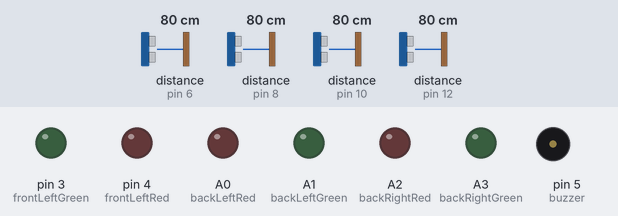
A sketch run on a simulated Arduino Uno, built for the host (arithmetic inside an expression is 32-bit, double 64-bit). Parts: output pins drawn as LEDs (lit = HIGH), buzzer (waves = sounding). Wiring (from diagram.json): 4 × ultrasonic range finder: trigger pin 13, echo pin 12 / trigger pin 11, echo pin 10 / trigger pin 9, echo pin 8 / trigger pin 7, echo pin 6. Inputs (shaded band) come from the test bench; at power-on: distance to the obstacle (sensors on pin 6, pin 8, pin 10, pin 12) 80 cm. The echo pulse lasts 58.3 µs per cm; pins used as bus, display or sensor lines are not drawn; what the sketch prints to the serial monitor is not drawn.

Above: at 5.0 s.
5.1 s: distance to the obstacle (sensor on pin 6) set to 53 cm
10.4 s: distance to the obstacle (sensor on pin 6) set to 46 cm
18.6 s: distance to the obstacle (sensor on pin 8) set to 2 cm
25.3 s: distance to the obstacle (sensor on pin 10) set to 2 cm
30.6 s: distance to the obstacle (sensor on pin 12) set to 54 cm
At 35.8 s:
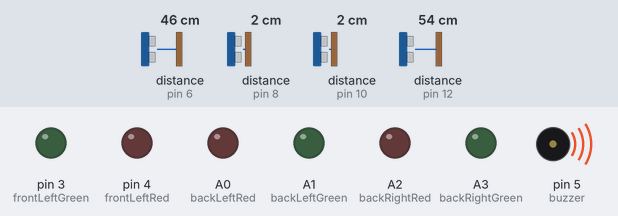
35.9 s: distance to the obstacle (sensor on pin 12) set to 46 cm
At 36.9 s:
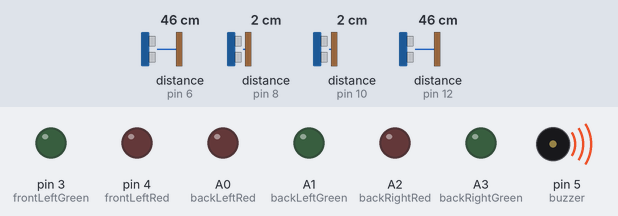
Timing chart, 0 to 38.9 s (numbered marks = the images above; inputs shaded):
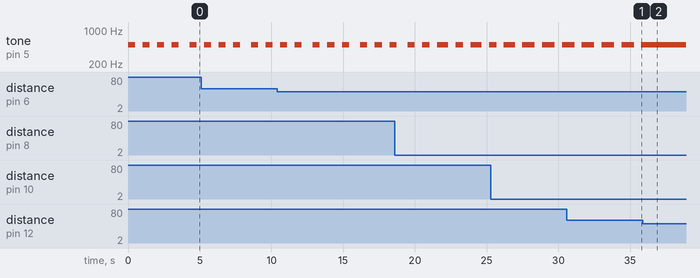

The sketch:

sketch.ino
```cpp
int frontLeftEcho = 12;
int frontLeftTriger = 13;
int backLeftEcho = 10;
int backLeftTriger = 11;
int backRightTriger = 9;
int backRightEcho = 8;
int frontRightTriger = 7;
int frontRightEcho = 6;

int buzzer = 5;

int frontLeftRed = 4;
int frontLeftGreen = 3;
int frontRightRed = 1;
int frontRightGreen = 2;
int backLeftRed = A0;
int backLeftGreen = A1;
int backRightRed = A2;
int backRightGreen = A3;

long duration, distanceFrontLeft, distanceFrontRight, distanceBackLeft, distanceBackRight;

void setup() {
  // put your setup code here, to run once:
  Serial.begin(9600);
  pinMode(frontLeftEcho, INPUT);
  pinMode(frontLeftTriger, OUTPUT);
  pinMode(frontRightEcho, INPUT);
  pinMode(frontRightTriger, OUTPUT);
  pinMode(backLeftEcho, INPUT);
  pinMode(backLeftTriger, OUTPUT);
  pinMode(backRightEcho, INPUT);
  pinMode(backRightTriger, OUTPUT);

  pinMode(buzzer, OUTPUT);

  pinMode(frontLeftRed, OUTPUT);
  pinMode(frontLeftGreen, OUTPUT);
  pinMode(frontRightRed, OUTPUT);
  pinMode(frontRightGreen, OUTPUT);
  pinMode(backLeftRed, OUTPUT);
  pinMode(backLeftGreen, OUTPUT);
  pinMode(backRightRed, OUTPUT);
  pinMode(backRightGreen, OUTPUT);
}

void loop() {
  // put your main code here, to run repeatedly:

  digitalWrite(frontLeftTriger, HIGH);
  delay(5);
  digitalWrite(frontLeftTriger, LOW);

  duration = pulseIn(frontLeftEcho, HIGH);
  distanceFrontLeft = (duration/2) / 29.1;

  if(distanceFrontLeft < 50){
    tone(buzzer, 500, 500);
    delay(000);
    Serial.println("Less than 50 cm Front Left");
  }else if(distanceFrontLeft < 150){
    tone(buzzer, 500, 500);
    delay(1000);
    Serial.println("Less than 1.5m Front Left");
  }else if(distanceFrontLeft < 300){
    tone(buzzer, 500, 500);
    delay(2000);
    Serial.println("Less than 3m Front Left");
  }else{
    Serial.println("All ok Front Left");
  }

  Serial.print(distanceFrontLeft);
  Serial.print("cm Front Left | ");

  digitalWrite(frontRightTriger, HIGH);
  delay(5);
  digitalWrite(frontRightTriger, LOW);

  duration = pulseIn(frontRightEcho, HIGH);
  distanceFrontRight = (duration/2) / 29.1;

  if(distanceFrontRight < 50){
    tone(buzzer, 500, 500);
    delay(000);
    Serial.println("Less than 50 cm Front Right");
  }else if(distanceFrontRight < 150){
    tone(buzzer, 500, 500);
    delay(1000);
    Serial.println("Less than 1.5m Front Right");
  }else if(distanceFrontRight < 300){
    tone(buzzer, 500, 500);
    delay(2000);
    Serial.println("Less than 3m Front Right");
  }else{
    Serial.println("All ok Front Right");
  }

  Serial.print(distanceFrontRight);
  Serial.print("cm Front Right | ");

  digitalWrite(backLeftTriger, HIGH);
  delay(5);
  digitalWrite(backLeftTriger, LOW);

  duration = pulseIn(backLeftEcho, HIGH);
  distanceBackLeft = (duration/2) / 29.1;

  if(distanceBackLeft < 50){
    tone(buzzer, 500, 500);
    delay(000);
    Serial.println("Less than 50 cm Back Left");
  }else if(distanceBackLeft < 150){
    tone(buzzer, 500, 500);
    delay(1000);
    Serial.println("Less than 1.5m Back Left");
  }else if(distanceBackLeft < 300){
    tone(buzzer, 500, 500);
    delay(2000);
    Serial.println("Less than 3m Back Left");
  }else{
    Serial.println("All ok Back Left");
  }

  Serial.print(distanceBackLeft);
  Serial.print("cm Back Left | ");

  digitalWrite(backRightTriger, HIGH);
  delay(5);
  digitalWrite(backRightTriger, LOW);

  duration = pulseIn(backRightEcho, HIGH);
  distanceBackRight = (duration/2) / 29.1;

  if(distanceBackRight < 50){
    tone(buzzer, 500, 500);
    delay(000);
    Serial.println("Less than 50 cm Back Right");
  }else if(distanceBackRight < 150){
    tone(buzzer, 500, 500);
    delay(1000);
    Serial.println("Less than 1.5m Back Right");
  }else if(distanceBackRight < 300){
    tone(buzzer, 500, 500);
    delay(2000);
    Serial.println("Less than 3m Back Right");
  }else{
    Serial.println("All ok Back Right");
  }

  Serial.print(distanceBackRight);
  Serial.print("cm Back Right | ");

  Serial.println();

  delay(250);
}
```

Measured:
- the behaviour switches between 50 and 49 cm on distance to the obstacle (sensor on pin 12) (found by bisection; images 1 and 2)
- after the input at 35.9 s, tone on pin 5 (buzzer): stops changing and stays 500 Hz
- by itself, tone on pin 5 (buzzer): repeats every 3.3 s: silent 0.51 s, 500 Hz 0.50 s, silent 0.76 s, 500 Hz 0.50 s, silent 0.51 s, 500 Hz 0.53 s
